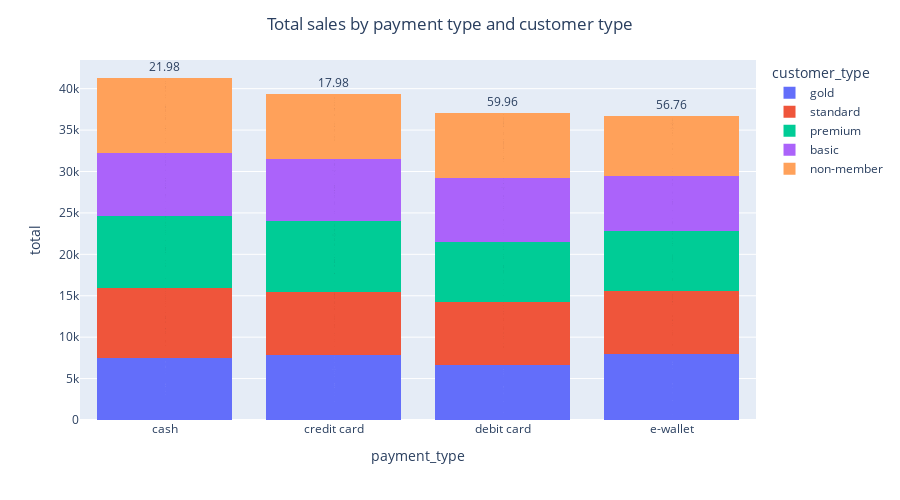

The code cell stored with this chart in its notebook:
### Code cell
plot_column_group(df,"payment_type","total","Total sales by payment type and customer type","customer_type")

### Figure 1 — Plotly figure (JSON) as saved in the notebook; plotly's stock layout.template omitted (floating-point values rounded to 4 significant figures; data arrays with more than 128 entries replaced by an {"elided": "..."} marker saying what was removed)
{"data": [{"alignmentgroup": "True", "hovertemplate": "customer_type=gold<br>payment_type=%{x}<br>total=%{y}<extra></extra>", "legendgroup": "gold", "marker": {"color": "#636efa", "line": {"width": 0}, "pattern": {"shape": ""}}, "name": "gold", "offsetgroup": "gold", "orientation": "v", "showlegend": true, "textposition": "auto", "texttemplate": "%{y}", "type": "bar", "x": {"elided": "1517 str values"}, "xaxis": "x", "y": {"elided": "1517 float values"}, "yaxis": "y"}, {"alignmentgroup": "True", "hovertemplate": "customer_type=standard<br>payment_type=%{x}<br>total=%{y}<extra></extra>", "legendgroup": "standard", "marker": {"color": "#EF553B", "line": {"width": 0}, "pattern": {"shape": ""}}, "name": "standard", "offsetgroup": "standard", "orientation": "v", "showlegend": true, "textposition": "auto", "texttemplate": "%{y}", "type": "bar", "x": {"elided": "1595 str values"}, "xaxis": "x", "y": {"elided": "1595 float values"}, "yaxis": "y"}, {"alignmentgroup": "True", "hovertemplate": "customer_type=premium<br>payment_type=%{x}<br>total=%{y}<extra></extra>", "legendgroup": "premium", "marker": {"color": "#00cc96", "line": {"width": 0}, "pattern": {"shape": ""}}, "name": "premium", "offsetgroup": "premium", "orientation": "v", "showlegend": true, "textposition": "auto", "texttemplate": "%{y}", "type": "bar", "x": {"elided": "1590 str values"}, "xaxis": "x", "y": {"elided": "1590 float values"}, "yaxis": "y"}, {"alignmentgroup": "True", "hovertemplate": "customer_type=basic<br>payment_type=%{x}<br>total=%{y}<extra></extra>", "legendgroup": "basic", "marker": {"color": "#ab63fa", "line": {"width": 0}, "pattern": {"shape": ""}}, "name": "basic", "offsetgroup": "basic", "orientation": "v", "showlegend": true, "textposition": "auto", "texttemplate": "%{y}", "type": "bar", "x": {"elided": "1526 str values"}, "xaxis": "x", "y": {"elided": "1526 float values"}, "yaxis": "y"}, {"alignmentgroup": "True", "hovertemplate": "customer_type=non-member<br>payment_type=%{x}<br>total=%{y}<extra></extra>", "legendgroup": "non-member", "marker": {"color": "#FFA15A", "line": {"width": 0}, "pattern": {"shape": ""}}, "name": "non-member", "offsetgroup": "non-member", "orientation": "v", "showlegend": true, "textposition": "auto", "texttemplate": "%{y}", "type": "bar", "x": {"elided": "1601 str values"}, "xaxis": "x", "y": {"elided": "1601 float values"}, "yaxis": "y"}], "layout": {"barmode": "stack", "height": 500, "legend": {"title": {"text": "customer_type"}, "tracegroupgap": 0}, "margin": {"t": 60}, "title": {"text": "Total sales by payment type and customer type", "x": 0.5}, "xaxis": {"anchor": "y", "categoryorder": "total descending", "domain": [0, 1], "title": {"text": "payment_type"}}, "yaxis": {"anchor": "x", "domain": [0, 1], "title": {"text": "total"}}}}
